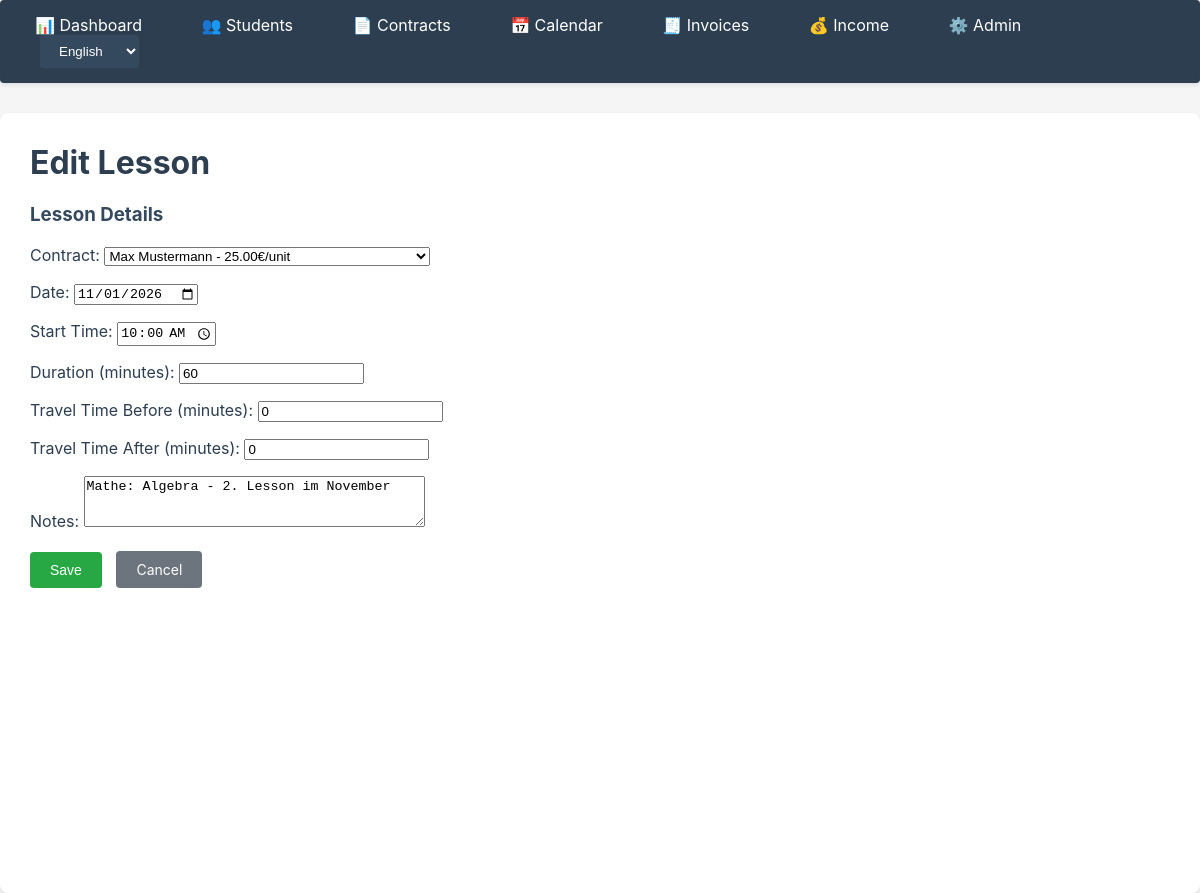
/lessons/62/update/, run on the app's committed database.
### apps/lessons/models.py (models this page shows, shortened)
class Lesson(models.Model):
    STATUS_CHOICES = [
        ('planned', _('Planned')),
        ('taught', _('Taught')),
        ('cancelled', _('Cancelled')),
        ('paid', _('Paid')),
    ]
    contract = models.ForeignKey(
        Contract,
        on_delete=models.CASCADE,
        related_name='lessons',
        help_text=_("Associated contract")
    )
    date = models.DateField(help_text=_("Lesson date"))
    start_time = models.TimeField(help_text=_("Start time"))
    duration_minutes = models.PositiveIntegerField(
        validators=[MinValueValidator(1)],
        help_text=_("Duration in minutes")
    )
    status = models.CharField(
        max_length=20,
        choices=STATUS_CHOICES,
        default='planned',
        help_text=_("Lesson status")
    )
    travel_time_before_minutes = models.PositiveIntegerField(
        default=0,
        help_text=_("Travel time before in minutes")
    )
    travel_time_after_minutes = models.PositiveIntegerField(
        default=0,
        help_text=_("Travel time after in minutes")
    )
    notes = models.TextField(
        blank=True,
        null=True,
        help_text=_("Notes for the lesson")
    )
    created_at = models.DateTimeField(auto_now_add=True)
    updated_at = models.DateTimeField(auto_now=True)
    class Meta:
        ordering = ['-date', '-start_time']
        verbose_name = _('Lesson')
        verbose_name_plural = _('Lessons')
        indexes = [
            models.Index(fields=['date', 'start_time']),
            models.Index(fields=['status']),
        ]

### apps/lessons/views.py (the view, shortened to what this page needs)
# urls.py: path('<int:pk>/update/', views.LessonUpdateView.as_view(), name='update'),
class LessonUpdateView(UpdateView):
    model = Lesson
    form_class = LessonForm
    template_name = 'lessons/lesson_form.html'

### apps/contracts/models.py (called while the page is built)
    def __str__(self):
        from django.utils.translation import gettext as _
        institute_str = f" ({self.institute})" if self.institute else ""
        return f"{self.student} - {self.hourly_rate}€/{_('unit')}{institute_str}"

### apps/students/models.py (called while the page is built)
    def __str__(self):
        return f"{self.first_name} {self.last_name}"

### apps/lessons/templates/lessons/lesson_form.html (shortened to what this page needs)
{% extends 'core/base.html' %}
{% load i18n %}
{% block content %}
<h1>{% if object %}{% trans "Edit Lesson" %}{% else %}{% trans "New Lesson" %}{% endif %}</h1>
<form method="post">
    <div style="margin-bottom: 20px;">
        <h3>{% trans "Lesson Details" %}</h3>
        <p>
            <label for="{{ form.contract.id_for_label }}">{% trans "Contract:" %}</label>
            {{ form.contract }}
        </p>
        <p>
            <label for="{{ form.date.id_for_label }}">{% trans "Date:" %}</label>
            {{ form.date }}
        </p>
        <p>
            <label for="{{ form.start_time.id_for_label }}">{% trans "Start Time:" %}</label>
            {{ form.start_time }}
        </p>
        <p>
            <label for="{{ form.duration_minutes.id_for_label }}">{% trans "Duration (minutes):" %}</label>
            {{ form.duration_minutes }}
        </p>
        <p>
            <label for="{{ form.travel_time_before_minutes.id_for_label }}">{% trans "Travel Time Before (minutes):" %}</label>
            {{ form.travel_time_before_minutes }}
        </p>
        <p>
            <label for="{{ form.travel_time_after_minutes.id_for_label }}">{% trans "Travel Time After (minutes):" %}</label>
            {{ form.travel_time_after_minutes }}
        </p>
        <p>
            <label for="{{ form.notes.id_for_label }}">{% trans "Notes:" %}</label>
            {{ form.notes }}
        </p>
    </div>
    <div class="btn-group">
        <button type="submit" class="btn btn-success">{% trans "Save" %}</button>
        <a href="{% url 'lessons:week' %}" class="btn btn-secondary">{% trans "Cancel" %}</a>
    </div>
</form>
{% endblock %}

### apps/core/templates/core/base.html (style rules this page uses)
body { font-family: -apple-system, BlinkMacSystemFont, 'Segoe UI', Arial, sans-serif; margin: 0; padding: 0; background: #f5f5f5; color: #2c3e50; }
.btn { display: inline-block; padding: 10px 20px; background: #007bff; color: white; text-decoration: none; border-radius: 4px; border: none; cursor: pointer; font-size: 14px; transition: background 0.2s; }
.btn-secondary { background: #6c757d; color: white; }
.btn-success { background: #28a745; color: white; }
.btn-group { margin-top: 20px; }
.btn-group .btn { margin-right: 10px; }
h1 { color: #2c3e50; margin-top: 0; }
h3 { color: #34495e; }
p { color: #2c3e50; }
a { color: #007bff; }

### data on the page
Lesson: contract "Max Mustermann - 25.00€/unit", date "11/01/2026", start_time "10:00:00", duration_minutes "60", travel_time_before_minutes "0", travel_time_after_minutes "0", notes "Mathe: Algebra - 2. Lesson im November"

### other printed values
form field language "English"
